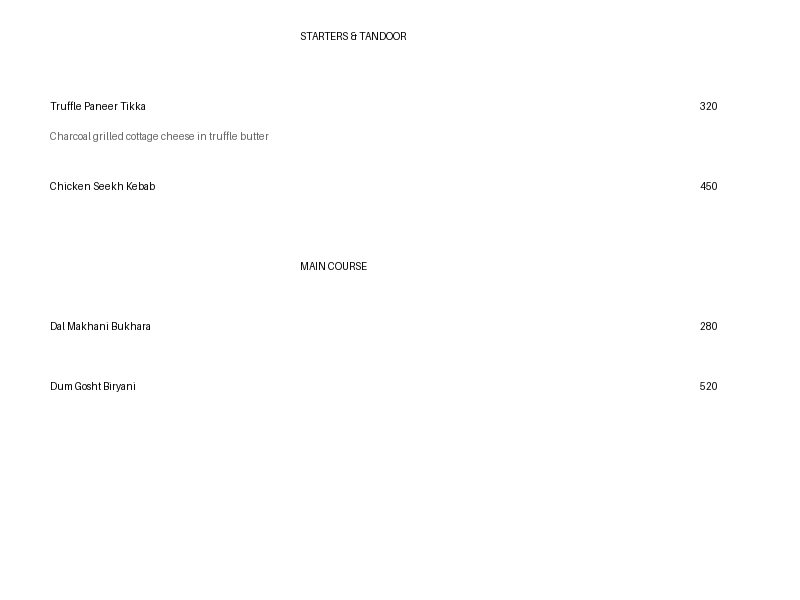
#> input picture test_data/test_menu.png, 800 x 600 px
$ python -i gen_menus.py   (imports and definitions only)
#> lines starting #> are read from the running program, lines starting #| are printed output that depends on the picture
"""Generates synthetic menu photos (clean + degraded) with ground truth, to measure OCR accuracy."""
import json, random, os
import numpy as np, cv2
from PIL import Image, ImageDraw, ImageFont

F = "/System/Library/Fonts/Supplemental/"
def font(n, s): return ImageFont.truetype(F + n, s)
# [1 line not run here, left out]

MENU = {
  "Starters": [("Paneer Tikka", 260, True, "Charred cottage cheese, mint chutney"), ("Chicken 65", 290, False, "Crispy curry leaf fried chicken"), ("Hara Bhara Kebab", 220, True, ""), ("Veg Spring Rolls", 180, True, "")],
  "Main Course": [("Butter Chicken", (220, 380), False, "Creamy tomato gravy"), ("Dal Makhani", 280, True, "Slow cooked black lentils"), ("Kadai Paneer", 310, True, ""), ("Mutton Rogan Josh", 460, False, "Kashmiri style")],
  "Breads": [("Butter Naan", 70, True, ""), ("Garlic Naan", 80, True, ""), ("Tandoori Roti", 30, True, "")],
  "Desserts": [("Gulab Jamun", 120, True, "Two pieces"), ("Rasmalai", 150, True, "")],
}

def mark(d, x, y, veg, s):
    c = (22, 163, 74) if veg else (200, 30, 30)
    d.rectangle([x, y, x + s, y + s], outline=c, width=2)
    if veg: d.ellipse([x + s * .3, y + s * .3, x + s * .7, y + s * .7], fill=c)
    else: d.polygon([(x + s / 2, y + s * .25), (x + s * .25, y + s * .75), (x + s * .75, y + s * .75)], fill=c)

def single(path, dots=True, leader=False, W=1100):
    im = Image.new("RGB", (W, 1500), (252, 250, 245)); d = ImageDraw.Draw(im)
    d.text((W // 2, 50), "SPICE SYMPHONY", font=font("Georgia Bold.ttf", 46), fill=(40, 20, 10), anchor="mm")
    y = 120
    for cat, items in MENU.items():
        d.text((W // 2, y), cat.upper(), font=font("Georgia Bold.ttf", 34), fill=(150, 80, 10), anchor="mm"); y += 70
        for n, p, v, desc in items:
            if dots: mark(d, 60, y + 4, v, 20)
            d.text((100, y), n, font=font("Arial.ttf", 28), fill=(20, 20, 20))
            ptxt = f"{p[0]} / {p[1]}" if isinstance(p, tuple) else str(p)
            if leader: d.text((100 + d.textlength(n, font=font("Arial.ttf", 28)) + 20, y), "." * 18 + " " + ptxt, font=font("Arial.ttf", 28), fill=(20, 20, 20))
            else: d.text((W - 80, y), ptxt, font=font("Arial.ttf", 28), fill=(20, 20, 20), anchor="ra")
            y += 40
            if desc: d.text((100, y - 2), desc, font=font("Arial Italic.ttf", 21), fill=(110, 110, 110)); y += 34
            y += 14
        y += 30
    im.crop((0, 0, W, y)).save(path)

def two_col(path, W=1500):
    im = Image.new("RGB", (W, 1100), (250, 246, 238)); d = ImageDraw.Draw(im)
    cats = list(MENU.items()); halves = [cats[:2], cats[2:]]
    for ci, half in enumerate(halves):
        x0 = 60 + ci * 740; y = 60
        for cat, items in half:
            d.text((x0, y), cat.upper(), font=font("Georgia Bold.ttf", 34), fill=(150, 80, 10)); y += 64
            for n, p, v, desc in items:
                ptxt = f"{p[0]}/{p[1]}" if isinstance(p, tuple) else str(p)
                mark(d, x0, y + 4, v, 20)
                d.text((x0 + 40, y), n, font=font("Arial.ttf", 27), fill=(20, 20, 20))
                d.text((x0 + 640, y), ptxt, font=font("Arial.ttf", 27), fill=(20, 20, 20), anchor="ra"); y += 40
                if desc: d.text((x0 + 40, y - 2), desc, font=font("Arial Italic.ttf", 20), fill=(110, 110, 110)); y += 32
                y += 12
            y += 30
    im.save(path)

def degrade(src, dst, angle=3.5, blur=1.1, noise=9, seed=1, scale=0.62, q=55):
#> called with src = 'test_menu.png', dst = 'out.png', angle = 3.5, blur = 1.1, noise = 9, seed = 1, scale = 0.62, q = 55
    rng = np.random.default_rng(seed)
    img = cv2.imread(src); h, w = img.shape[:2]
#> in degrade, img is the input picture: shape (600, 800, 3); min 1, max 255, mean 254
#> after `h, w = img.shape[:2]`: h = 600; w = 800
    M = cv2.getRotationMatrix2D((w / 2, h / 2), angle, 1)
    img = cv2.warpAffine(img, M, (w, h), borderValue=(235, 235, 235))
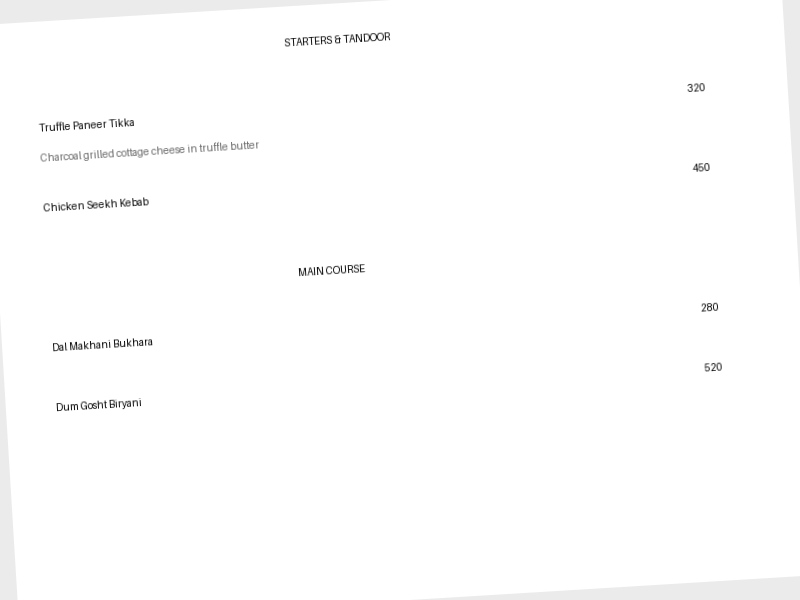
#> img: shape (600, 800, 3); min 10, max 255, mean 253.4
    img = cv2.resize(img, None, fx=scale, fy=scale, interpolation=cv2.INTER_AREA)
#> img: shape (372, 496, 3)
    img = cv2.GaussianBlur(img, (0, 0), blur)
    h, w = img.shape[:2]
#> h = 372; w = 496
    grad = np.linspace(0.72, 1.05, w)[None, :, None]            # uneven lighting / shadow
#> grad = 496 values from 0.72 to 1.05
    img = np.clip(img * grad + rng.normal(0, noise, img.shape), 0, 255).astype(np.uint8)
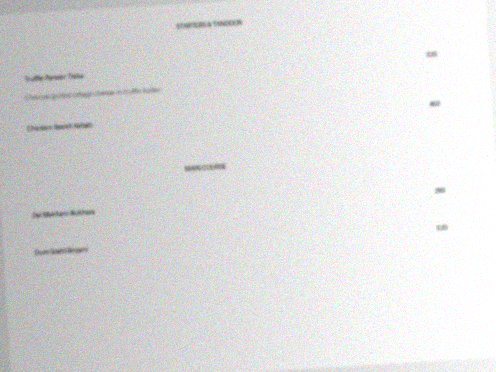
#> img: shape (372, 496, 3); mean B, G, R 222.6, 222.6, 222.6
    cv2.imwrite(dst, img, [cv2.IMWRITE_JPEG_QUALITY, q])

# [7 lines not run here, left out]

>>> result = degrade('test_menu.png', 'out.png')
